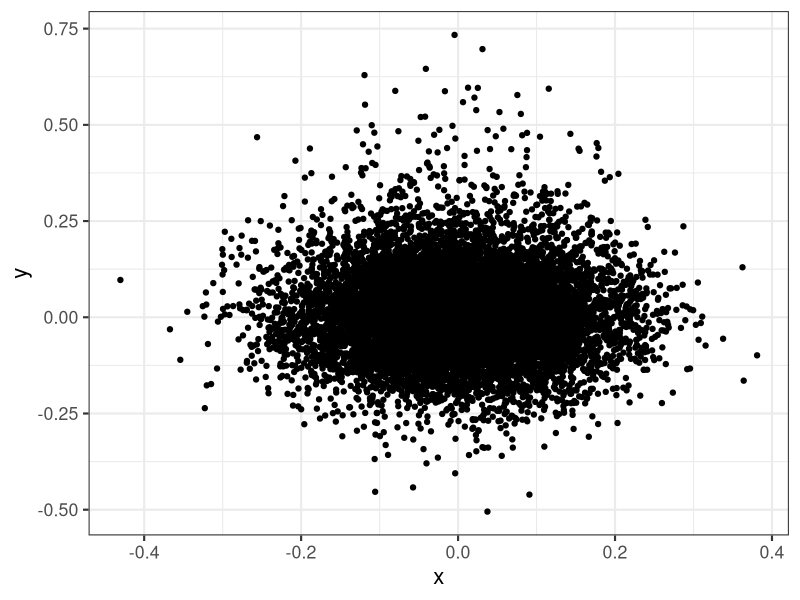
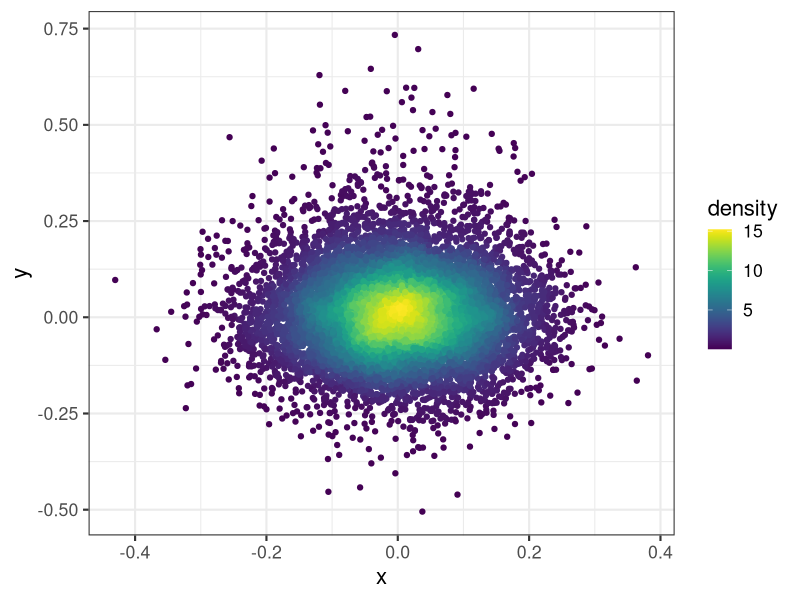
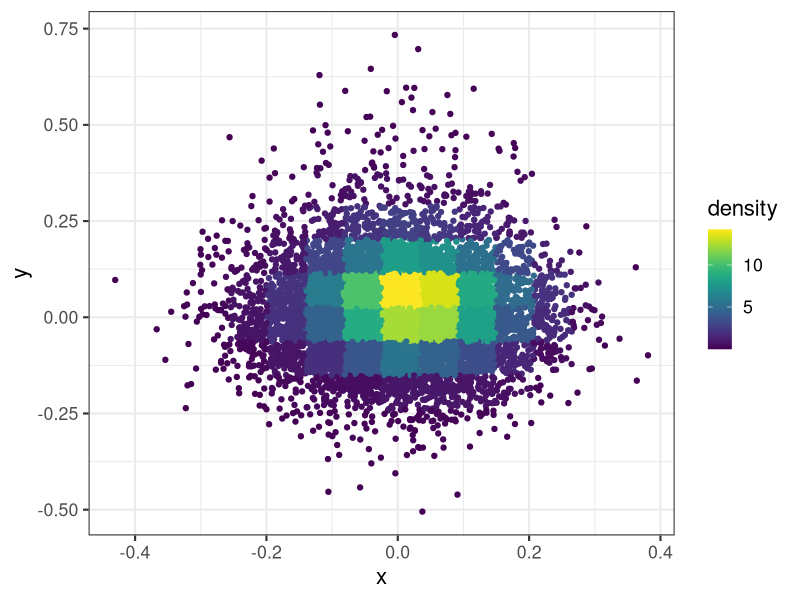
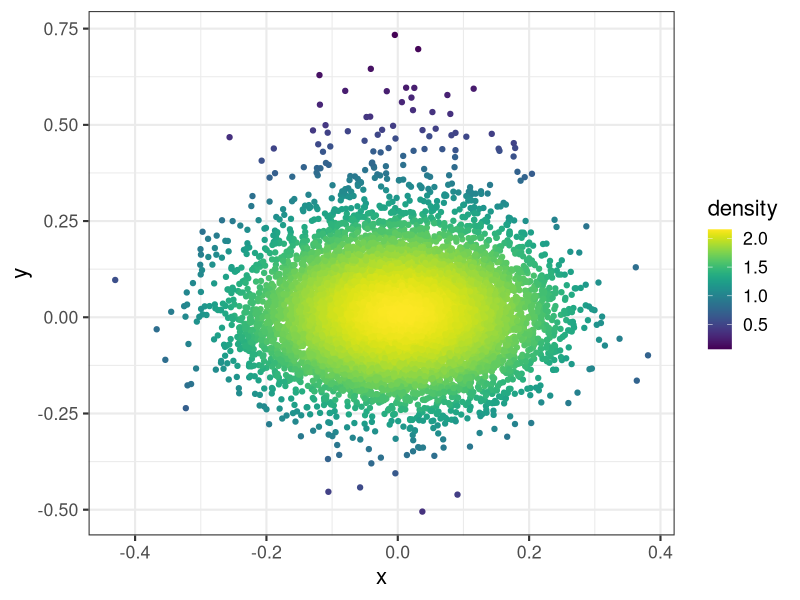

The R script that drew these images, in order:
## ---- chunk 1
library(knitr)
# knit_hooks$set(
#   pngquant = hook_pngquant
# )
## ---- chunk 2
library(MASS)
library(ggplot2)
library(viridis)
theme_set(theme_bw(base_size = 16))

# Get density of points in 2 dimensions.
# @param x A numeric vector.
# @param y A numeric vector.
# @param n Create a square n by n grid to compute density.
# @return The density within each square.
get_density <- function(x, y, ...) {
  dens <- MASS::kde2d(x, y, ...)
  ix <- findInterval(x, dens$x)
  iy <- findInterval(y, dens$y)
  ii <- cbind(ix, iy)
  return(dens$z[ii])
}

set.seed(1)
dat <- data.frame(
  x = c(
    rnorm(1e4, mean = 0, sd = 0.1),
    rnorm(1e3, mean = 0, sd = 0.1)
  ),
  y = c(
    rnorm(1e4, mean = 0, sd = 0.1),
    rnorm(1e3, mean = 0.1, sd = 0.2)
  )
)
## ---- chunk 3
ggplot(dat) + geom_point(aes(x, y))
## ---- chunk 4
dat$density <- get_density(dat$x, dat$y, n = 100)
ggplot(dat) + geom_point(aes(x, y, color = density)) + scale_color_viridis()
## ---- chunk 5
dat$density <- get_density(dat$x, dat$y, n = 15)
ggplot(dat) + geom_point(aes(x, y, color = density)) + scale_color_viridis()
## ---- chunk 6
dat$density <- get_density(dat$x, dat$y, h = c(1, 1), n = 100)
ggplot(dat) + geom_point(aes(x, y, color = density)) + scale_color_viridis()
